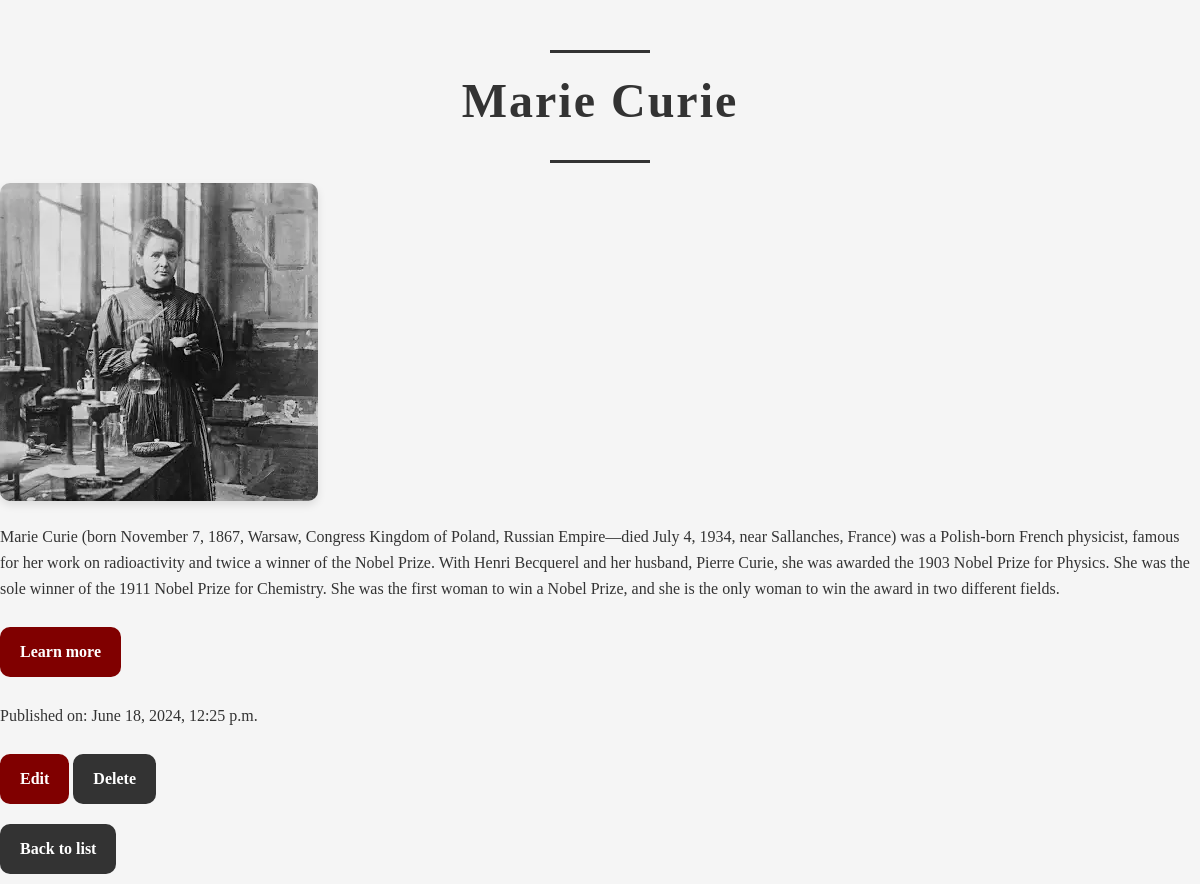
The page /scientist/4/ on the database its author committed.
### science/models.py (models this page shows, shortened)
class Scientist(models.Model):
    user = models.ForeignKey(User, on_delete=models.CASCADE, null=True, blank=True)
    full_name = models.CharField(max_length=100)
    image = models.ImageField(upload_to="scientist/images")
    description = models.TextField(null=True, blank=True)
    url = models.URLField(blank=True)
    published = models.DateTimeField(default=timezone.now)
    class Meta:
        ordering = ['full_name']

### science/views.py (the view)
# urls.py: path('scientist/<int:pk>/', views.ScientistDetail.as_view(), name='scientist'),
class ScientistDetail(DetailView):
    model = Scientist
    template_name = "science/scientist.html"
    context_object_name = 'scientist'

### science/templates/science/scientist.html (shortened to what this page needs)
{% extends 'base.html' %}
{% block content %}
<h1>{{ scientist.full_name }}</h1>
<img src="{{ scientist.image.url }}" alt="Image of {{ scientist.full_name }}">
<p>{{ scientist.description }}</p>
<p><a class="button" href="{{ scientist.url }}" target="_blank">Learn more</a></p>
<p>Published on: {{ scientist.published }}</p>
<a class="button" href="{% url 'scientist_update' scientist.pk %}">Edit</a>
<a class="button back" href="{% url 'scientist_delete' scientist.pk %}">Delete</a>
<br>
<a class="button back" href="{% url 'scientists' %}">Back to list</a>
{% endblock %}

### science/static/css/style.css (style rules this page uses)
body { font-family: "Times New Roman", Times, serif; background-color: #f5f5f5; margin: 0; padding: 0; color: #333; line-height: 1.6; }
h1 { font-family: "Garamond", serif; font-size: 48px; color: #333; text-align: center; margin-top: 50px; margin-bottom: 20px; letter-spacing: 2px; }
h1::before, h1::after { content: ""; display: block; width: 100px; height: 3px; background: #333; margin: 20px auto 10px; }
a.button { display: inline-block; padding: 12px 20px; margin: 10px 0; font-size: 16px; font-weight: bold; text-align: center; text-decoration: none; background-color: #800000; color: #fff; border: none; border-radius: 10px; cursor: pointer; transition: background-color 0.3s ease, transform 0.2s ease; }
a.button.back { background-color: #333; }
a { color: #fff; text-decoration: none; font-weight: bold; }
img { max-width: 100%; height: auto; border-radius: 10px; box-shadow: 0 4px 8px rgba(0, 0, 0, 0.1); }

### rows shown on the page
Scientist: full_name "Marie Curie", image (picture), description "Marie Curie (born November 7, 1867, Warsaw, Congress Kingdom of Poland, Russian Empire—died July 4, 1934, near Sallanches, France) was a Polish-born French physicist, famous for her work on radioactivity and twice a winner of the Nobel Prize. With Henri Becquerel and her husband, Pierre Curie, she was awarded the 1903 Nobel Prize for Physics. She was the sole winner of the 1911 Nobel Prize for Chemistry. She was the first woman to win a Nobel Prize, and she is the only woman to win the award in two different fields.", published "June 18, 2024, 12:25 p.m."
